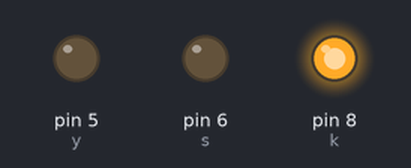
A sketch run on a simulated Arduino Uno, built with avr-gcc and run on an emulated ATmega328P. On the bench: output pins drawn as LEDs (lit = HIGH).

Above: at 5.0 s.
At 15.0 s:
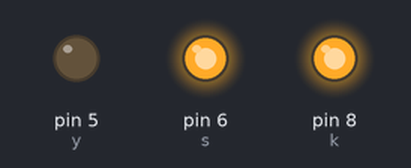
At 21.0 s:
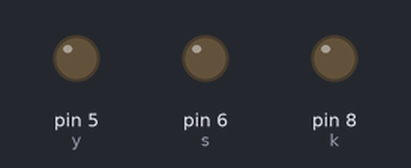
At 24.5 s:
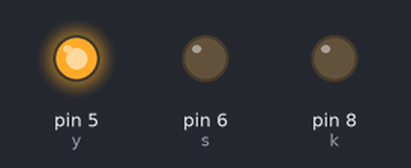
Timing chart, 0 to 35.1 s (numbered marks = the images above):
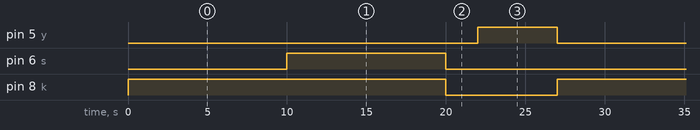

The sketch:

Trafik_I__g_.ino
```cpp
const int k = 8;
const int s = 6;
const int y = 5;

void setup() {
  pinMode(8, OUTPUT);
  pinMode(6, OUTPUT);
  pinMode(5, OUTPUT);

}

void loop() {
digitalWrite(k,HIGH);
delay(10000);
digitalWrite(s,HIGH);
delay(10000);
digitalWrite(k,LOW);
digitalWrite(s,LOW);
delay(2000);
digitalWrite(y,HIGH);
delay(5000);
digitalWrite(y,LOW);
}
```

Measured:
- by itself, pin 5 (y): alternates HIGH for 5.0 s and LOW for 22.0 s
- by itself, pin 6 (s): alternates HIGH for 10.0 s and LOW for 17.0 s
- by itself, pin 8 (k): alternates HIGH for 20.0 s and LOW for 7.0 s
